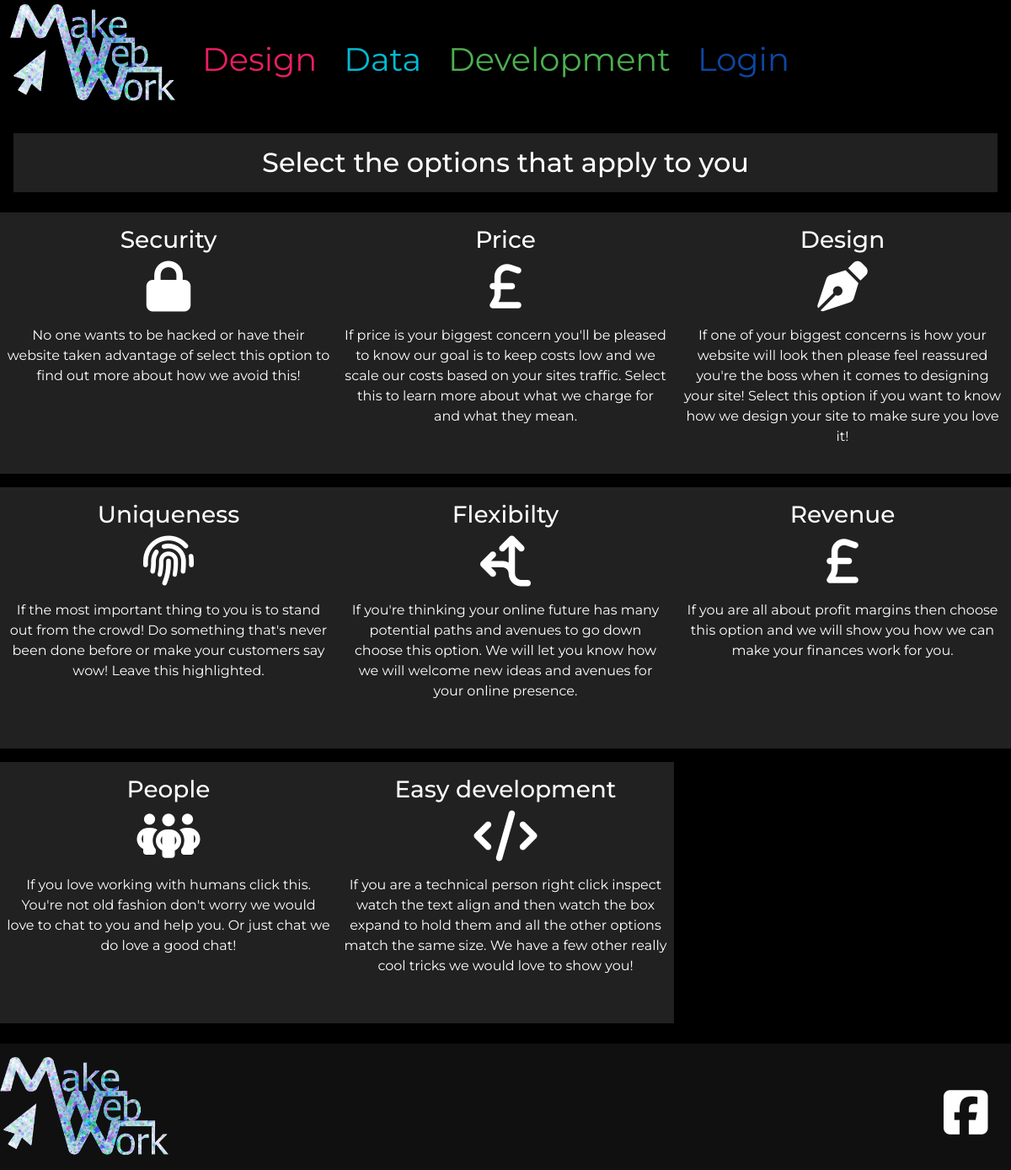
Before: /important with the older database file.
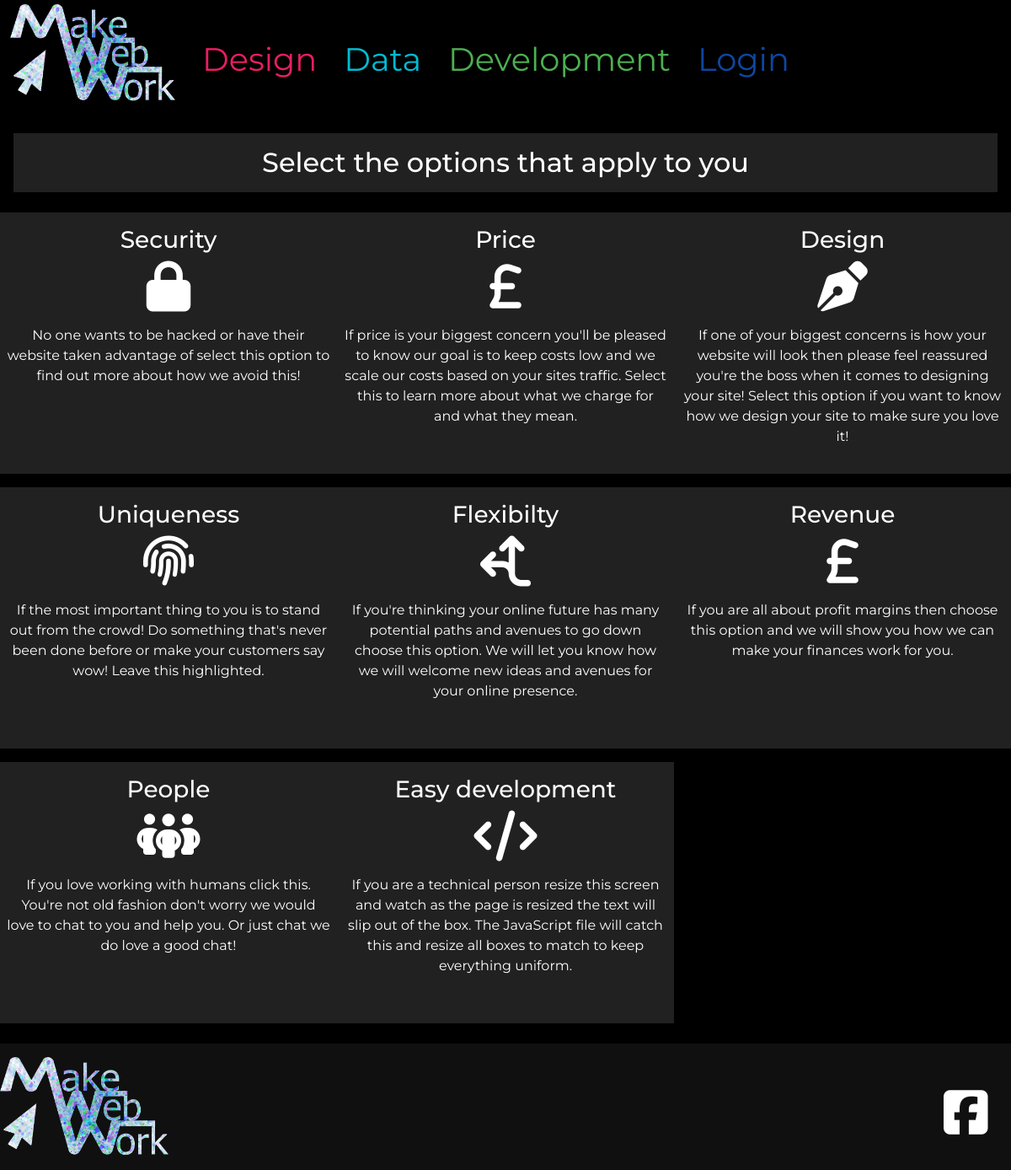
After: the same page with the newer database file.
### default_site/models.py (models this page shows, shortened)
class ImportantOptions(models.Model):
    name = models.CharField(max_length=30, null=False, blank=False)
    icon = models.CharField(max_length=100, null=False, blank=False)
    description = models.CharField(max_length=250, null=False, blank=False)
    longdescription = models.CharField(max_length=5000, null=False, blank=False) # noqa
    display = models.BooleanField(null=False, blank=False, default=True)

class Socials(models.Model):
    brand = models.CharField(max_length=30, null=False, blank=False)
    fontawesome = models.CharField(max_length=50, null=False, blank=False)
    link = models.CharField(max_length=150, null="true", blank="true")
    display = models.BooleanField(null=False, blank=False, default=True)

### default_site/views.py (the view)
# urls.py: path('important', important_to_me, name="important"),
def important_to_me(request):
    context = {
        "socials": Socials.objects.all(),
        "options": ImportantOptions.objects.all()
    }
    return render(request, 'default_site/important_to_me.html', context)

### default_site/templates/default_site/important_to_me.html (shortened to what this page needs)
{% extends 'base.html' %}
{% load static %}
{% block content %}
<div id="initial" class="col-12">
    <h2 class="grey darken-4 mx-3 my-3 text-center py-3">Select the options that apply to you</h2>
    <div class="selection-container">
        {% for option in options %}
            {% if option.display %}
            <div id="{{option.name}}" class="col-12 col-lg-6 col-xl-4 col-xxl-2 grey darken-4 text-center my-2 selectable">
                <h3 class="pt-3">{{option.name}}</h3>
                <i class="{{option.icon}} important-icon"></i>
                <p class="mx-2 py-3">
                    {{option.description}}
                </p>
            </div>
            {% endif %}
        {% endfor %}
    </div>
</div>
{% endblock %}

### templates/base.html (shortened to what this page needs)
{% load static %}
<!doctype html>
<html lang="en">
  <head>
    {% block corecss %}
    <link href="https://cdn.jsdelivr.net/npm/bootstrap@5.0.2/dist/css/bootstrap.min.css" rel="stylesheet"
>
    <link rel="stylesheet" type="text/css" href="{% static '/css/colors.css' %}">
    <link rel="stylesheet" type="text/css" href="{% static '/css/styles.css' %}">
    {% endblock %}
  </head>
  <body class="black white-text">
    {% include 'includes/navbar.html' %}
    <div id="col-12">
    {% block content %}
    {% endblock %}
    </div>
    <footer class="mt-3 pt-3 grey op-1 general-container">
        <div class="col-2">
            <img class="img-fluid" src="{% static 'images/Makewebwork_logo.png' %}" alt="MakeWebWork's logo">
        </div>
        {% for icon in socials %}
            {% if icon.display and icon.link|length > 1 %}
            <div class="col-2">
                <a class="footer-icon" href="{{ icon.link }}">
                    <i class="{{icon.fontawesome}}"></i>
                </a>
            </div>
            {% endif %}
        {% endfor %}
    </footer>
  </body>
</html>

### templates/includes/navbar.html (shortened to what this page needs)
{% load static %}
<nav class="navbar navbar-expand-md navbar-dark">
    <div class="container-fluid">
        <a class="navbar-brand col-4 col-sm-2" href="{% url 'home' %}">
            <img class="img-fluid" src="{% static 'images/Makewebwork_logo.png' %}" alt="MakeWebWork's logo">
        </a>
        <div class="collapse navbar-collapse" id="navbarNav">
            <ul class="navbar-nav">
            <li class="nav-item mx-2">
                <a class="nav-link active pink-text pink-link" href="{% url 'design' %}">Design</a>
            </li>
            <li class="nav-item mx-2">
                <a class="nav-link cyan-text cyan-link" href="{% url 'data' %}">Data</a>
            </li>
            <li class="nav-item mx-2">
                <a class="nav-link green-text green-link" href="{% url 'development' %}">Development</a>
            </li>
            <li class="nav-item mx-2">
                {% if user.is_authenticated %}
                <a class="nav-link blue-text text-darken-4 blue-link" href="{% url 'contact' %}">Contact us</a>
                {% else %}
                <a class="nav-link blue-text text-darken-4 blue-link" href="{% url 'account_login' %}">Login</a>
                {% endif %}
            </li>
            </ul>
        </div>
    </div>
</nav>

### static/css/styles.css (style rules this page uses)
.navbar { font-size: 3.2vw; padding:0px; }
a { text-decoration: none; color:inherit; }
body { font-family: 'Montserrat', sans-serif; }
.general-container { display: flex; width: 100%; flex-wrap: wrap; justify-content: space-between; flex-direction: row; align-items: center; }
.footer-icon { font-size: 10vw; padding-left:5vw }
.important-icon { font-size: 8vw; }
.selection-container { display: flex; width: 100%; flex-wrap: wrap; justify-content: left; flex-direction: row; align-items: center; }
@media (min-width: 992px) { .footer-icon { font-size: 5vw; padding-left:10vw } }
@media (min-width: 992px) { .important-icon { font-size: 5vw; } }

Changed rows visible on the page:
changed ImportantOptions "Easy development": description "…are a technical person right click inspect watch the text align and then watch the box expand to hold them and all the other options match the same size. We have a few other really cool tricks we would love to show you!" → "…are a technical person resize this screen and watch as the page is resized the text will slip out of the box. The JavaScript file will catch this and resize all boxes to match to keep everything uniform."
